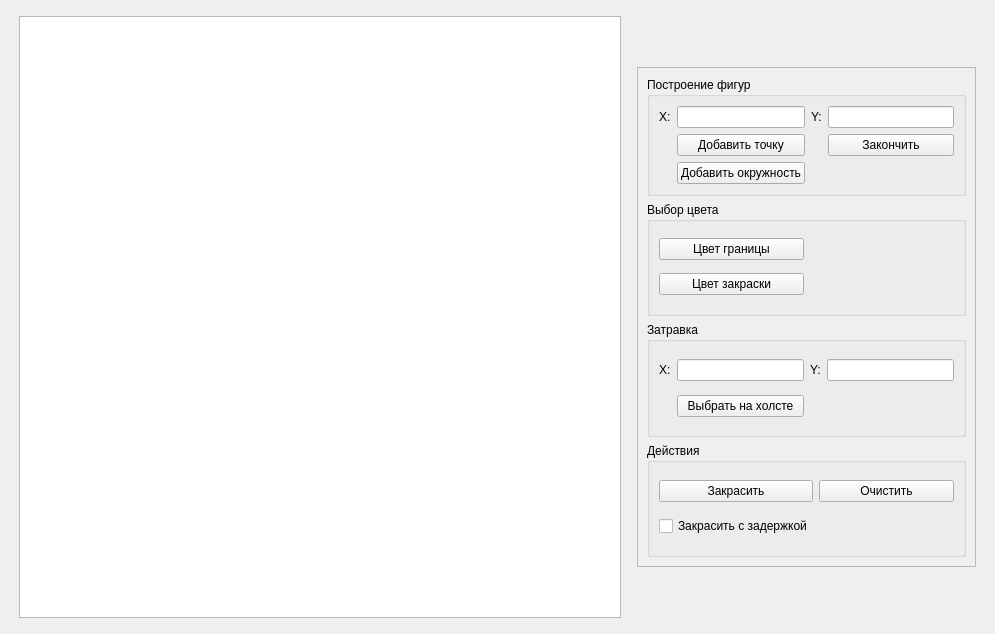
<?xml version="1.0" encoding="UTF-8"?>
<ui version="4.0">
 <class>MainWindow</class>
 <widget class="QMainWindow" name="MainWindow">
  <property name="geometry">
   <rect>
    <x>0</x>
    <y>0</y>
    <width>995</width>
    <height>634</height>
   </rect>
  </property>
  <property name="sizePolicy">
   <sizepolicy hsizetype="Minimum" vsizetype="Minimum">
    <horstretch>0</horstretch>
    <verstretch>0</verstretch>
   </sizepolicy>
  </property>
  <property name="minimumSize">
   <size>
    <width>995</width>
    <height>634</height>
   </size>
  </property>
  <property name="maximumSize">
   <size>
    <width>995</width>
    <height>634</height>
   </size>
  </property>
  <property name="windowTitle">
   <string>Lab_06</string>
  </property>
  <widget class="QWidget" name="centralwidget">
   <layout class="QHBoxLayout" name="horizontalLayout">
    <item>
     <widget class="QGraphicsView" name="mainview">
      <property name="enabled">
       <bool>true</bool>
      </property>
      <property name="sizePolicy">
       <sizepolicy hsizetype="Preferred" vsizetype="Preferred">
        <horstretch>0</horstretch>
        <verstretch>0</verstretch>
       </sizepolicy>
      </property>
      <property name="minimumSize">
       <size>
        <width>600</width>
        <height>602</height>
       </size>
      </property>
      <property name="maximumSize">
       <size>
        <width>602</width>
        <height>602</height>
       </size>
      </property>
     </widget>
    </item>
    <item>
     <widget class="QFrame" name="frame">
      <property name="minimumSize">
       <size>
        <width>0</width>
        <height>0</height>
       </size>
      </property>
      <property name="maximumSize">
       <size>
        <width>339</width>
        <height>500</height>
       </size>
      </property>
      <property name="mouseTracking">
       <bool>false</bool>
      </property>
      <property name="frameShape">
       <enum>QFrame::StyledPanel</enum>
      </property>
      <property name="frameShadow">
       <enum>QFrame::Raised</enum>
      </property>
      <layout class="QVBoxLayout" name="verticalLayout">
       <item>
        <widget class="QGroupBox" name="groupBox_2">
         <property name="title">
          <string>Построение фигур</string>
         </property>
         <layout class="QGridLayout" name="gridLayout">
          <item row="1" column="3">
           <widget class="QPushButton" name="pushButton_end">
            <property name="text">
             <string>Закончить</string>
            </property>
           </widget>
          </item>
          <item row="0" column="2">
           <widget class="QLabel" name="label_2">
            <property name="text">
             <string>Y:</string>
            </property>
           </widget>
          </item>
          <item row="1" column="1">
           <widget class="QPushButton" name="pushButton_add">
            <property name="text">
             <string>Добавить точку</string>
            </property>
           </widget>
          </item>
          <item row="0" column="1">
           <widget class="QLineEdit" name="lineEdit_x"/>
          </item>
          <item row="0" column="0">
           <widget class="QLabel" name="label">
            <property name="text">
             <string>X:</string>
            </property>
           </widget>
          </item>
          <item row="0" column="3">
           <widget class="QLineEdit" name="lineEdit_y"/>
          </item>
          <item row="2" column="1">
           <widget class="QPushButton" name="pushButton_circle">
            <property name="text">
             <string>Добавить окружность</string>
            </property>
           </widget>
          </item>
         </layout>
        </widget>
       </item>
       <item>
        <widget class="QGroupBox" name="groupBox">
         <property name="minimumSize">
          <size>
           <width>0</width>
           <height>0</height>
          </size>
         </property>
         <property name="title">
          <string>Выбор цвета</string>
         </property>
         <layout class="QGridLayout" name="gridLayout_6">
          <item row="1" column="1">
           <widget class="QPushButton" name="pushButton_bd_clr">
            <property name="text">
             <string>Цвет границы</string>
            </property>
           </widget>
          </item>
          <item row="2" column="1">
           <widget class="QPushButton" name="pushButton_fill_clr">
            <property name="text">
             <string>Цвет закраски</string>
            </property>
           </widget>
          </item>
          <item row="1" column="2">
           <widget class="QLabel" name="label_bd">
            <property name="minimumSize">
             <size>
              <width>83</width>
              <height>0</height>
             </size>
            </property>
            <property name="text">
             <string/>
            </property>
           </widget>
          </item>
          <item row="2" column="2">
           <widget class="QLabel" name="label_fill">
            <property name="minimumSize">
             <size>
              <width>83</width>
              <height>0</height>
             </size>
            </property>
            <property name="text">
             <string/>
            </property>
           </widget>
          </item>
         </layout>
        </widget>
       </item>
       <item>
        <widget class="QGroupBox" name="groupBox_4">
         <property name="title">
          <string>Затравка</string>
         </property>
         <layout class="QGridLayout" name="gridLayout_3">
          <item row="0" column="2">
           <widget class="QLabel" name="label_4">
            <property name="text">
             <string>Y:</string>
            </property>
           </widget>
          </item>
          <item row="0" column="0">
           <widget class="QLabel" name="label_3">
            <property name="text">
             <string>X:</string>
            </property>
           </widget>
          </item>
          <item row="0" column="1">
           <widget class="QLineEdit" name="lineEdit_seed_x"/>
          </item>
          <item row="0" column="3">
           <widget class="QLineEdit" name="lineEdit_seed_y"/>
          </item>
          <item row="1" column="1">
           <widget class="QPushButton" name="pushButton_seed">
            <property name="text">
             <string>Выбрать на холсте</string>
            </property>
           </widget>
          </item>
         </layout>
        </widget>
       </item>
       <item>
        <widget class="QGroupBox" name="groupBox_3">
         <property name="title">
          <string>Действия</string>
         </property>
         <layout class="QGridLayout" name="gridLayout_2">
          <item row="0" column="0">
           <widget class="QPushButton" name="pushButton_fill">
            <property name="text">
             <string>Закрасить</string>
            </property>
           </widget>
          </item>
          <item row="0" column="1">
           <widget class="QPushButton" name="pushButton_clear">
            <property name="text">
             <string>Очистить</string>
            </property>
           </widget>
          </item>
          <item row="1" column="0">
           <widget class="QCheckBox" name="checkBox">
            <property name="text">
             <string>Закрасить с задержкой</string>
            </property>
           </widget>
          </item>
         </layout>
        </widget>
       </item>
      </layout>
     </widget>
    </item>
   </layout>
  </widget>
 </widget>
 <resources/>
 <connections/>
</ui>
